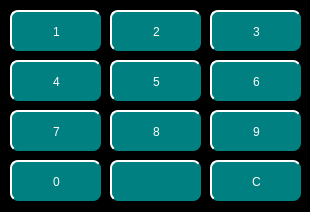
<?xml version="1.0" encoding="UTF-8"?>
<ui version="4.0">
 <class>CtrlNumInputModule</class>
 <widget class="QWidget" name="CtrlNumInputModule">
  <property name="geometry">
   <rect>
    <x>0</x>
    <y>0</y>
    <width>310</width>
    <height>212</height>
   </rect>
  </property>
  <property name="windowTitle">
   <string>Form</string>
  </property>
  <property name="styleSheet">
   <string notr="true">QWidget
{
	background-color:black;
}
QPushButton
{
font: 20px, &quot;微软雅黑&quot;;color: white;background-color: rgb(0, 128, 128);	border-radius:8px;border-top: 2px solid white;border-left: 2px solid white;
}</string>
  </property>
  <widget class="QPushButton" name="Num1">
   <property name="geometry">
    <rect>
     <x>10</x>
     <y>10</y>
     <width>91</width>
     <height>41</height>
    </rect>
   </property>
   <property name="focusPolicy">
    <enum>Qt::NoFocus</enum>
   </property>
   <property name="styleSheet">
    <string notr="true"/>
   </property>
   <property name="text">
    <string>1</string>
   </property>
  </widget>
  <widget class="QPushButton" name="Num2">
   <property name="geometry">
    <rect>
     <x>110</x>
     <y>10</y>
     <width>91</width>
     <height>41</height>
    </rect>
   </property>
   <property name="focusPolicy">
    <enum>Qt::NoFocus</enum>
   </property>
   <property name="styleSheet">
    <string notr="true"/>
   </property>
   <property name="text">
    <string>2</string>
   </property>
  </widget>
  <widget class="QPushButton" name="Num3">
   <property name="geometry">
    <rect>
     <x>210</x>
     <y>10</y>
     <width>91</width>
     <height>41</height>
    </rect>
   </property>
   <property name="focusPolicy">
    <enum>Qt::NoFocus</enum>
   </property>
   <property name="styleSheet">
    <string notr="true"/>
   </property>
   <property name="text">
    <string>3</string>
   </property>
  </widget>
  <widget class="QPushButton" name="Num6">
   <property name="geometry">
    <rect>
     <x>210</x>
     <y>60</y>
     <width>91</width>
     <height>41</height>
    </rect>
   </property>
   <property name="focusPolicy">
    <enum>Qt::NoFocus</enum>
   </property>
   <property name="styleSheet">
    <string notr="true"/>
   </property>
   <property name="text">
    <string>6</string>
   </property>
  </widget>
  <widget class="QPushButton" name="Num5">
   <property name="geometry">
    <rect>
     <x>110</x>
     <y>60</y>
     <width>91</width>
     <height>41</height>
    </rect>
   </property>
   <property name="focusPolicy">
    <enum>Qt::NoFocus</enum>
   </property>
   <property name="styleSheet">
    <string notr="true"/>
   </property>
   <property name="text">
    <string>5</string>
   </property>
  </widget>
  <widget class="QPushButton" name="Num4">
   <property name="geometry">
    <rect>
     <x>10</x>
     <y>60</y>
     <width>91</width>
     <height>41</height>
    </rect>
   </property>
   <property name="focusPolicy">
    <enum>Qt::NoFocus</enum>
   </property>
   <property name="styleSheet">
    <string notr="true"/>
   </property>
   <property name="text">
    <string>4</string>
   </property>
  </widget>
  <widget class="QPushButton" name="Num8">
   <property name="geometry">
    <rect>
     <x>110</x>
     <y>110</y>
     <width>91</width>
     <height>41</height>
    </rect>
   </property>
   <property name="focusPolicy">
    <enum>Qt::NoFocus</enum>
   </property>
   <property name="styleSheet">
    <string notr="true"/>
   </property>
   <property name="text">
    <string>8</string>
   </property>
  </widget>
  <widget class="QPushButton" name="Num9">
   <property name="geometry">
    <rect>
     <x>210</x>
     <y>110</y>
     <width>91</width>
     <height>41</height>
    </rect>
   </property>
   <property name="focusPolicy">
    <enum>Qt::NoFocus</enum>
   </property>
   <property name="whatsThis">
    <string>&lt;!DOCTYPE HTML PUBLIC &quot;-//W3C//DTD HTML 4.0//EN&quot; &quot;http://www.w3.org/TR/REC-html40/strict.dtd&quot;&gt;
&lt;html&gt;&lt;head&gt;&lt;meta name=&quot;qrichtext&quot; content=&quot;1&quot; /&gt;&lt;style type=&quot;text/css&quot;&gt;
p, li { white-space: pre-wrap; }
&lt;/style&gt;&lt;/head&gt;&lt;body style=&quot; font-family:',微软雅黑'; font-weight:400; font-style:normal;&quot;&gt;
&lt;table style=&quot;-qt-table-type: root; margin-top:4px; margin-bottom:4px; margin-left:4px; margin-right:4px;&quot;&gt;
&lt;tr&gt;
&lt;td style=&quot;border: none;&quot;&gt;
&lt;p style=&quot;-qt-paragraph-type:empty; margin-top:0px; margin-bottom:0px; margin-left:0px; margin-right:0px; -qt-block-indent:0; text-indent:0px;&quot;&gt;&lt;/p&gt;&lt;/td&gt;&lt;/tr&gt;&lt;/table&gt;&lt;/body&gt;&lt;/html&gt;</string>
   </property>
   <property name="styleSheet">
    <string notr="true"/>
   </property>
   <property name="text">
    <string>9</string>
   </property>
  </widget>
  <widget class="QPushButton" name="Num7">
   <property name="geometry">
    <rect>
     <x>10</x>
     <y>110</y>
     <width>91</width>
     <height>41</height>
    </rect>
   </property>
   <property name="focusPolicy">
    <enum>Qt::NoFocus</enum>
   </property>
   <property name="styleSheet">
    <string notr="true"/>
   </property>
   <property name="text">
    <string>7</string>
   </property>
  </widget>
  <widget class="QPushButton" name="Num">
   <property name="geometry">
    <rect>
     <x>110</x>
     <y>160</y>
     <width>91</width>
     <height>41</height>
    </rect>
   </property>
   <property name="focusPolicy">
    <enum>Qt::NoFocus</enum>
   </property>
   <property name="styleSheet">
    <string notr="true"/>
   </property>
   <property name="text">
    <string/>
   </property>
  </widget>
  <widget class="QPushButton" name="Numc">
   <property name="geometry">
    <rect>
     <x>210</x>
     <y>160</y>
     <width>91</width>
     <height>41</height>
    </rect>
   </property>
   <property name="focusPolicy">
    <enum>Qt::NoFocus</enum>
   </property>
   <property name="styleSheet">
    <string notr="true"/>
   </property>
   <property name="text">
    <string>C</string>
   </property>
  </widget>
  <widget class="QPushButton" name="Num0">
   <property name="geometry">
    <rect>
     <x>10</x>
     <y>160</y>
     <width>91</width>
     <height>41</height>
    </rect>
   </property>
   <property name="focusPolicy">
    <enum>Qt::NoFocus</enum>
   </property>
   <property name="styleSheet">
    <string notr="true"/>
   </property>
   <property name="text">
    <string>0</string>
   </property>
  </widget>
 </widget>
 <resources/>
 <connections/>
</ui>
